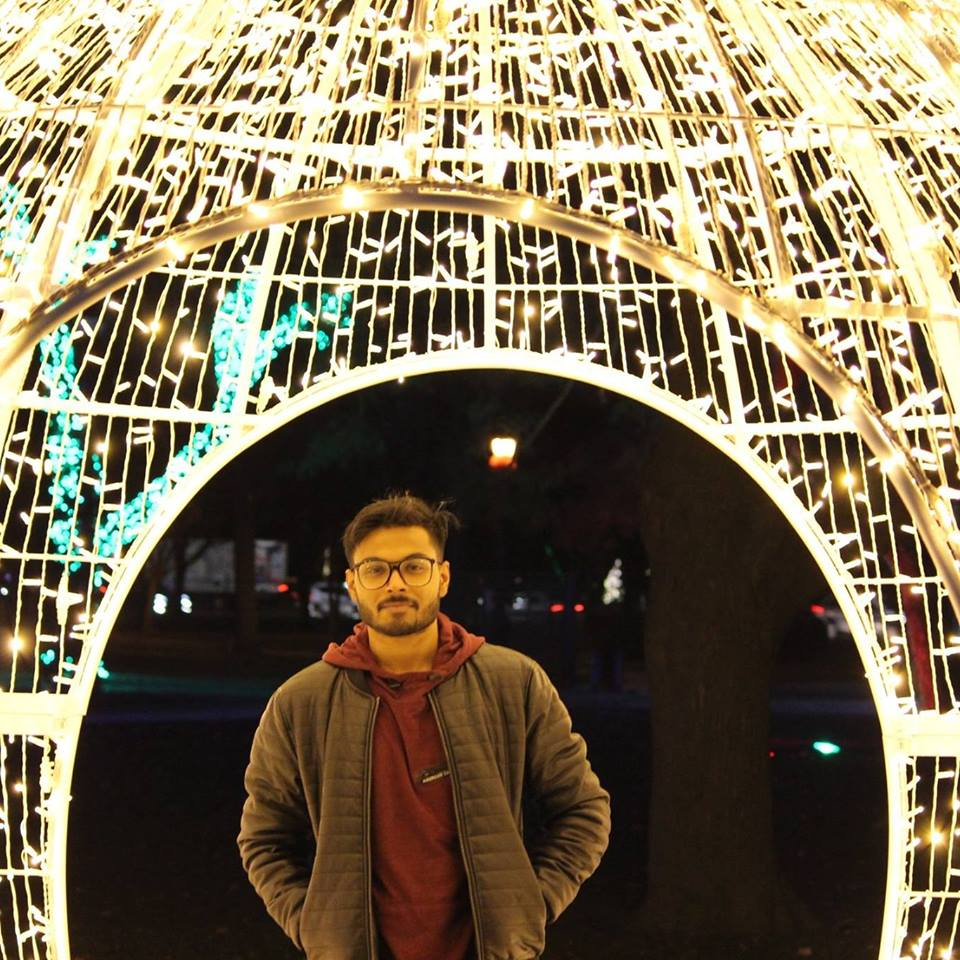
#> input picture hiren.jpg, 960 x 960 px
$ python face_detector.py
#> lines starting #> are read from the running program, lines starting #| are printed output that depends on the picture
import cv2

face_cascade=cv2.CascadeClassifier("haarcascade_frontalface_default.xml")

img=cv2.imread("hiren.jpg")
#> img is the input picture: shape (960, 960, 3); mean B, G, R 87.2, 111.9, 124.2
resized_img=cv2.resize(img,(int(img.shape[1]/2),int(img.shape[0]/2)))
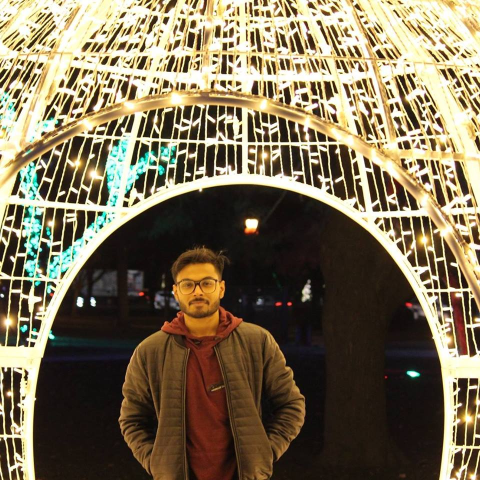
#> resized_img: shape (480, 480, 3); mean B, G, R 87.3, 112.1, 124.3

gray_img=cv2.cvtColor(resized_img,cv2.COLOR_BGR2GRAY)
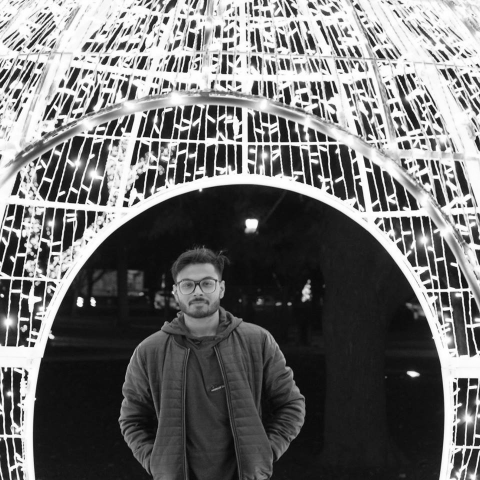
#> gray_img: shape (480, 480); min 5, max 255, mean 112.9

faces=face_cascade.detectMultiScale(gray_img,
scaleFactor=1.1,
minNeighbors=5)
#> faces = [[169, 261, 60, 60]]

for x,y,w,h in faces:
    img=cv2.rectangle(resized_img,(x,y),(x+w,y+h),(0,255,0),3)
#> this loop made 1 pass


print(faces)
#| [[169 261  60  60]]

cv2.imshow("Gray",img)
cv2.waitKey(0)
cv2.destroyAllWindows()
